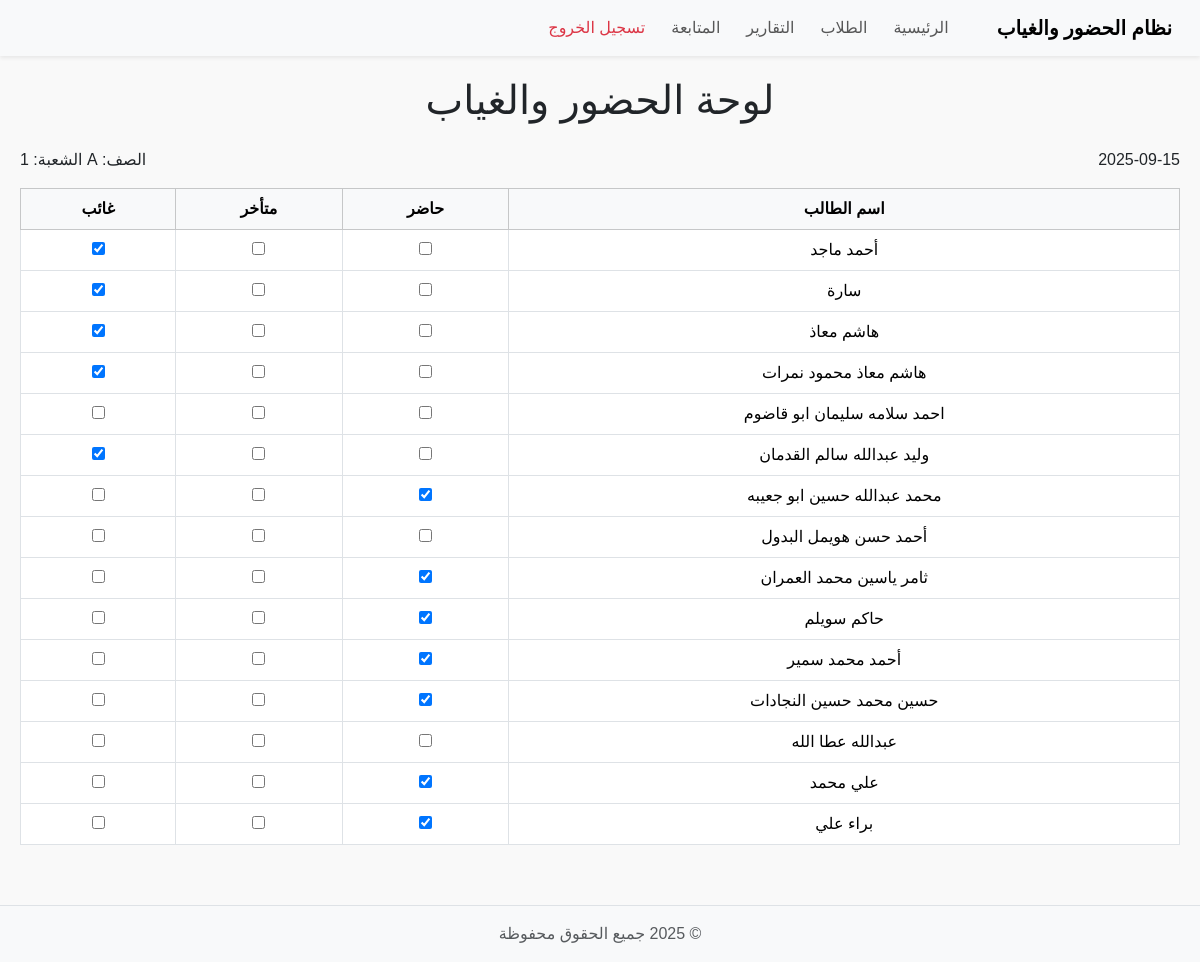
The page / on the database its author committed.
### tables this page shows
CREATE TABLE attendance (
    id INTEGER PRIMARY KEY AUTOINCREMENT,
    student_id INTEGER NOT NULL,
    date TEXT NOT NULL,
    status TEXT NOT NULL,  -- 'present', 'late', 'absent'
    FOREIGN KEY(student_id) REFERENCES students(id)
);

CREATE TABLE students (
    id INTEGER PRIMARY KEY AUTOINCREMENT,
    student_name TEXT NOT NULL,
    username TEXT,
    password TEXT
, class_name TEXT, section TEXT);

### app.py (the view)
@app.route('/')
def dashboard():
    conn = get_db_connection()
    today = date.today().isoformat()
    students = conn.execute('''
        SELECT s.id, s.student_name,
               a.status
        FROM students s
        LEFT JOIN attendance a
        ON s.id = a.student_id AND a.date = ?
    ''', (today,)).fetchall()
    conn.close()
    return render_template('dashboard.html', students=students, today=today)

### app.py (called while the page is built)
def get_db_connection():
    conn = sqlite3.connect('attendance.db')
    conn.row_factory = sqlite3.Row
    return conn

### templates/dashboard.html
{% include 'partials/header.html' %}
{% include 'partials/navbar.html' %}
<main>
    <h1 class="text-center mb-4">لوحة الحضور والغياب</h1>
    {% include 'partials/dashboard_table.html' %}
</main>
{% include 'partials/footer.html' %}

### templates/partials/dashboard_table.html
<div class="d-flex justify-content-between mb-3">
    <div id="today">
        {{ today }}
    </div>
    <div id="class-section">
        الصف: A الشعبة: 1
    </div>
</div>
<table class="table table-bordered text-center">
    <thead class="table-light sticky-top">
        <tr>
            <th>اسم الطالب</th>
            <th>حاضر</th>
            <th>متأخر</th>
            <th>غائب</th>
        </tr>
    </thead>
    <tbody>
        {% for student in students %}
        <tr>
            <td>{{ student.student_name }}</td>
            <td>
                <input type="checkbox" class="attendance-checkbox"
                       data-student-id="{{ student.id }}"
                       data-status="present"
                       {% if student.status == 'present' %}checked{% endif %}>
            </td>
            <td>
                <input type="checkbox" class="attendance-checkbox"
                       data-student-id="{{ student.id }}"
                       data-status="late"
                       {% if student.status == 'late' %}checked{% endif %}>
            </td>
            <td>
                <input type="checkbox" class="attendance-checkbox"
                       data-student-id="{{ student.id }}"
                       data-status="absent"
                       {% if student.status == 'absent' %}checked{% endif %}>
            </td>
        </tr>
        {% endfor %}
    </tbody>
</table>

### static/css/style.css (style rules this page uses)
html, body { height: 100%; margin: 0; padding: 0; }
body { font-family: 'Tajawal', sans-serif; background-color: #f9f9f9; direction: rtl; text-align: right; display: flex; flex-direction: column; min-height: 100vh; }
main { flex: 1; padding: 20px; width: 100%; box-sizing: border-box; }
table { width: 100%; border-collapse: collapse; direction: rtl; }
th, td { text-align: center; padding: 10px; vertical-align: middle; }
th { background-color: #f8f9fa; }

### rows shown on the page
attendance: student_name "أحمد ماجد", status "☑"
attendance: student_name "سارة", status "☑"
attendance: student_name "هاشم معاذ", status "☑"
attendance: student_name "هاشم معاذ محمود نمرات", status "☑"
students: student_name "احمد سلامه سليمان ابو قاضوم"
attendance: student_name "وليد عبدالله سالم القدمان", status "☑"
attendance: student_name "محمد عبدالله حسين ابو جعيبه", status "☑"
students: student_name "أحمد حسن هويمل البدول"
attendance: student_name "ثامر ياسين محمد العمران", status "☑"
attendance: student_name "حاكم سويلم", status "☑"
attendance: student_name "أحمد محمد سمير", status "☑"
attendance: student_name "حسين محمد حسين النجادات", status "☑"
students: student_name "عبدالله عطا الله"
attendance: student_name "علي محمد", status "☑"
attendance: student_name "براء علي", status "☑"
